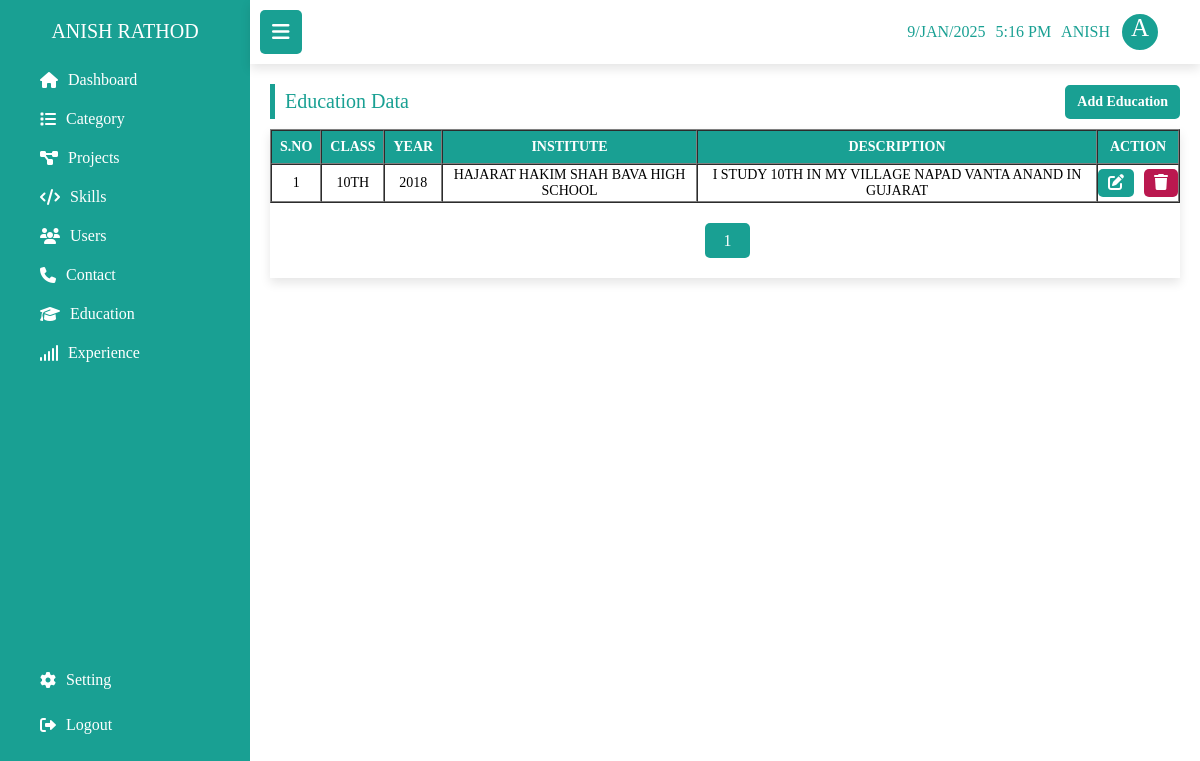
Screenshot of /admin/education.php (signed in) with the database file from the repository.
### tables this page shows
CREATE TABLE `education` (
  `edu_id` int(11) NOT NULL,
  `class` varchar(100) NOT NULL,
  `year` varchar(100) NOT NULL,
  `institute` varchar(255) NOT NULL,
  `description` varchar(255) NOT NULL
);

### admin/education.php (the view, shortened to what this page needs)
<?php
include './header.php';
include './sidebar.php';
include './conn.php';
?>
<div class="data">
    <div class="flex">
        <h2 class="tableTitle">education data</h2>
        <a href="add_education.php" class="add_btn">add education</a>
    </div>
    <div class="table">
        <table class="tableData" border="1" cellspacing="0">
            <thead>
                <tr>
                    <th>S.no</th>
                    <th>class</th>
                    <th>year</th>
                    <th>institute</th>
                    <th style="width: 400px;">description</th>
                    <th>action</th>
                </tr>
            </thead>
            <tbody>
                <?php
                $limit = 5;
                if (isset($_GET['page'])) {
                    $page = $_GET['page'];
                } else {
                    $page = 1;
                }
                $offset = ($page - 1) * $limit;
                $select_edu = "SELECT * FROM `education` ORDER BY edu_id DESC  LIMIT {$offset},{$limit} ";
                $select_edu_run = mysqli_query($conn, $select_edu);
                if (mysqli_num_rows($select_edu_run) > 0) {
                    $sno = $offset + 1;
                    while ($data = mysqli_fetch_assoc($select_edu_run)) {
                ?>
                        <tr>
                            <td><?php echo $sno ?></td>
                            <td><?php echo $data['class']; ?></td>
                            <td><?php echo $data['year']; ?></td>
                            <td><?php echo $data['institute']; ?></td>
                            <td><?php echo $data['description']; ?></td>
                            <td>
                                <div class="btns">
                                    <a href="update_education.php?eduId=<?php echo $data['edu_id']; ?>" class="edit">
                                        <i class="fas fa-edit"></i>
                                    </a>
                                    <a href="delete.php?eduId=<?php echo $data['edu_id']; ?>" class="delete">
                                        <i class="fas fa-trash"></i>
                                    </a>
                                </div>
                            </td>
                        </tr>
                <?php
                        $sno++;
                    }
                }
                ?>
            </tbody>
        </table>
        <?php
        $select = "SELECT * FROM `education`";
        $select_run = mysqli_query($conn, $select);
        $total_records = mysqli_num_rows($select_run);
        $total_num =   ceil($total_records / $limit);
        echo '<ul class="pagination">';
        for ($i = 1; $i <= $total_num; $i++) {
            if ($i == $page) {
                $active = "active";
            } else {
                $active = "";
            }
            echo "<li>
                    <a href='education.php?page=$i' class=$active >$i</a>
                </li>";
        }
        echo '</ul>';
        ?>
    </div>
</div>

### admin/css/admin.css (style rules this page uses)
* { margin: 0; padding: 0; box-sizing: border-box; outline: none; text-decoration: none; text-transform: capitalize; transition: all 0.2s linear; font-family: "Poppins"; }
html { font-size: 62.5%; }
:root { --white: #fff; --black: #000; --main: #19a093; --shadow: 0 0.5rem 1rem rgba(0, 0, 0, 0.1); }
body { margin-left: 25rem; }
.data { padding: 1rem 2rem; position: relative; }
.data .flex { padding: 1rem 0; display: flex; justify-content: space-between; align-items: center; }
.tableTitle { font-size: 2rem; color: var(--main); font-weight: 500; padding: 0.6rem 1rem; border-left: 0.5rem solid var(--main); }
.add_btn { display: inline-block; font-size: 1.4rem; color: #fff; background-color: var(--main); padding: 0.7rem 1rem; border-radius: 0.5rem; font-weight: 600; border: 0.2rem solid var(--main); }
.table { width: 100%; padding: 0 0 2rem 0; box-shadow: var(--shadow); overflow: auto; }
.tableData { width: 100%; overflow: auto; }
.tableData thead th { background-color: var(--main); padding: 0.8rem; color: var(--white); font-size: 1.4rem; text-transform: uppercase; }
.tableData tbody td { color: var(--black); font-size: 1.4rem; text-align: center; padding: 0.2rem 0; text-transform: uppercase; }
.tableData tbody td .btns { display: flex; align-items: center; justify-content: center; gap: 1rem; }
.tableData tbody td a { padding: 0.5rem 1rem; border-radius: 0.5rem; color: #fff; font-size: 1.6rem; }
.tableData tbody td .edit { background-color: var(--main); }
.tableData tbody td .delete { background-color: #ba184f; }
.pagination { width: 100%; margin-top: 2rem; text-align: center; display: flex; align-items: center; justify-content: center; list-style: none; }
.pagination li a { display: inline-block; width: 4.5rem; height: 3.5rem; line-height: 3.5rem; border-radius: 0.5rem; text-align: center; font-size: 1.6rem; font-weight: 500; margin-left: 0.5rem; background-color: #84ccc5; cursor: pointer; }
.pagination li a.active, .pagination li a:hover { background: var(--main); }
.pagination li a { color: #fff; }

### rows the page displays
education: class "10TH", year "2018", institute "HAJARAT HAKIM SHAH BAVA HIGH SCHOOL", description "I STUDY 10TH IN MY VILLAGE NAPAD VANTA ANAND IN GUJARAT"

### other values shown
$_SESSION['username'] "ANISH"
$_SESSION['username'][0] "A"
